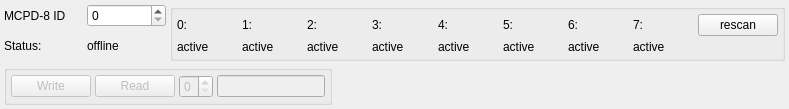
         <widget class="QWidget" name="tab8">
          <attribute name="title">
           <string>Status</string>
          </attribute>
          <layout class="QGridLayout" name="gridLayout_16">
           <property name="leftMargin">
            <number>4</number>
           </property>
           <property name="topMargin">
            <number>4</number>
           </property>
           <property name="rightMargin">
            <number>4</number>
           </property>
           <property name="bottomMargin">
            <number>4</number>
           </property>
           <property name="spacing">
            <number>4</number>
           </property>
           <item row="0" column="0">
            <layout class="QGridLayout" name="gridLayout_15">
             <item row="0" column="0">
              <widget class="QLabel" name="textLabel1_4_2_4">
               <property name="text">
                <string>MCPD-8 ID</string>
               </property>
               <property name="wordWrap">
                <bool>false</bool>
               </property>
              </widget>
             </item>
             <item row="0" column="1">
              <widget class="QSpinBox" name="devid_2">
               <property name="enabled">
                <bool>true</bool>
               </property>
               <property name="maximum">
                <number>7</number>
               </property>
              </widget>
             </item>
             <item row="1" column="0">
              <widget class="QLabel" name="textLabel1_14_2">
               <property name="text">
                <string>Status:</string>
               </property>
               <property name="wordWrap">
                <bool>false</bool>
               </property>
              </widget>
             </item>
             <item row="1" column="1">
              <widget class="QLabel" name="mcpdStatusText2">
               <property name="text">
                <string>offline</string>
               </property>
               <property name="wordWrap">
                <bool>false</bool>
               </property>
              </widget>
             </item>
            </layout>
           </item>
           <item row="0" column="1" colspan="2">
            <widget class="QGroupBox" name="groupBox17_2">
             <layout class="QGridLayout" name="gridLayout_14">
              <property name="leftMargin">
               <number>4</number>
              </property>
              <property name="topMargin">
               <number>4</number>
              </property>
              <property name="rightMargin">
               <number>4</number>
              </property>
              <property name="bottomMargin">
               <number>4</number>
              </property>
              <property name="spacing">
               <number>4</number>
              </property>
              <item row="0" column="0">
               <widget class="QLabel" name="textLabel1_4">
                <property name="text">
                 <string>0:</string>
                </property>
                <property name="wordWrap">
                 <bool>false</bool>
                </property>
               </widget>
              </item>
              <item row="0" column="1">
               <widget class="QLabel" name="textLabel1_4_10">
                <property name="text">
                 <string>1:</string>
                </property>
                <property name="wordWrap">
                 <bool>false</bool>
                </property>
               </widget>
              </item>
              <item row="0" column="2">
               <widget class="QLabel" name="textLabel1_4_9">
                <property name="text">
                 <string>2:</string>
                </property>
                <property name="wordWrap">
                 <bool>false</bool>
                </property>
               </widget>
              </item>
              <item row="0" column="3">
               <widget class="QLabel" name="textLabel1_4_8">
                <property name="text">
                 <string>3:</string>
                </property>
                <property name="wordWrap">
                 <bool>false</bool>
                </property>
               </widget>
              </item>
              <item row="0" column="4">
               <widget class="QLabel" name="textLabel1_4_7">
                <property name="text">
                 <string>4:</string>
                </property>
                <property name="wordWrap">
                 <bool>false</bool>
                </property>
               </widget>
              </item>
              <item row="0" column="5">
               <widget class="QLabel" name="textLabel1_4_6">
                <property name="text">
                 <string>5:</string>
                </property>
                <property name="wordWrap">
                 <bool>false</bool>
                </property>
               </widget>
              </item>
              <item row="0" column="6">
               <widget class="QLabel" name="textLabel1_4_5">
                <property name="text">
                 <string>6:</string>
                </property>
                <property name="wordWrap">
                 <bool>false</bool>
                </property>
               </widget>
              </item>
              <item row="0" column="7">
               <widget class="QLabel" name="textLabel1_4_4">
                <property name="text">
                 <string>7:</string>
                </property>
                <property name="wordWrap">
                 <bool>false</bool>
                </property>
               </widget>
              </item>
              <item row="0" column="8">
               <widget class="QPushButton" name="scanPeri">
                <property name="text">
                 <string>rescan</string>
                </property>
               </widget>
              </item>
              <item row="1" column="0">
               <widget class="QLabel" name="status0">
                <property name="text">
                 <string>active</string>
                </property>
                <property name="wordWrap">
                 <bool>false</bool>
                </property>
               </widget>
              </item>
              <item row="1" column="1">
               <widget class="QLabel" name="status1">
                <property name="text">
                 <string>active</string>
                </property>
                <property name="wordWrap">
                 <bool>false</bool>
                </property>
               </widget>
              </item>
              <item row="1" column="2">
               <widget class="QLabel" name="status2">
                <property name="text">
                 <string>active</string>
                </property>
                <property name="wordWrap">
                 <bool>false</bool>
                </property>
               </widget>
              </item>
              <item row="1" column="3">
               <widget class="QLabel" name="status3">
                <property name="text">
                 <string>active</string>
                </property>
                <property name="wordWrap">
                 <bool>false</bool>
                </property>
               </widget>
              </item>
              <item row="1" column="4">
               <widget class="QLabel" name="status4">
                <property name="text">
                 <string>active</string>
                </property>
                <property name="wordWrap">
                 <bool>false</bool>
                </property>
               </widget>
              </item>
              <item row="1" column="5">
               <widget class="QLabel" name="status5">
                <property name="text">
                 <string>active</string>
                </property>
                <property name="wordWrap">
                 <bool>false</bool>
                </property>
               </widget>
              </item>
              <item row="1" column="6">
               <widget class="QLabel" name="status6">
                <property name="text">
                 <string>active</string>
                </property>
                <property name="wordWrap">
                 <bool>false</bool>
                </property>
               </widget>
              </item>
              <item row="1" column="7">
               <widget class="QLabel" name="status7">
                <property name="text">
                 <string>active</string>
                </property>
                <property name="wordWrap">
                 <bool>false</bool>
                </property>
               </widget>
              </item>
             </layout>
            </widget>
           </item>
           <item row="1" column="0" colspan="2">
            <widget class="QGroupBox" name="groupBox39">
             <property name="enabled">
              <bool>false</bool>
             </property>
             <layout class="QHBoxLayout" name="horizontalLayout_6">
              <property name="spacing">
               <number>4</number>
              </property>
              <property name="leftMargin">
               <number>4</number>
              </property>
              <property name="topMargin">
               <number>4</number>
              </property>
              <property name="rightMargin">
               <number>4</number>
              </property>
              <property name="bottomMargin">
               <number>4</number>
              </property>
              <item>
               <widget class="QPushButton" name="writeRegisterButton">
                <property name="text">
                 <string>Write</string>
                </property>
               </widget>
              </item>
              <item>
               <widget class="QPushButton" name="readRegisterButton">
                <property name="text">
                 <string>Read</string>
                </property>
               </widget>
              </item>
              <item>
               <widget class="QSpinBox" name="registerSelect">
                <property name="maximum">
                 <number>2</number>
                </property>
               </widget>
              </item>
              <item>
               <widget class="QLineEdit" name="registerValue"/>
              </item>
             </layout>
            </widget>
           </item>
           <item row="1" column="2">
            <spacer name="horizontalSpacer_7">
             <property name="orientation">
              <enum>Qt::Horizontal</enum>
             </property>
             <property name="sizeHint" stdset="0">
              <size>
               <width>449</width>
               <height>20</height>
              </size>
             </property>
            </spacer>
           </item>
          </layout>
         </widget>
